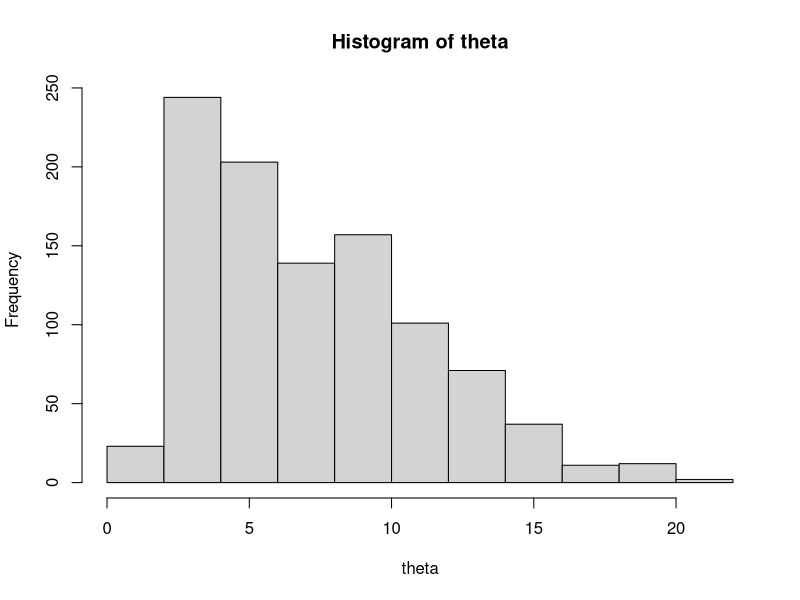
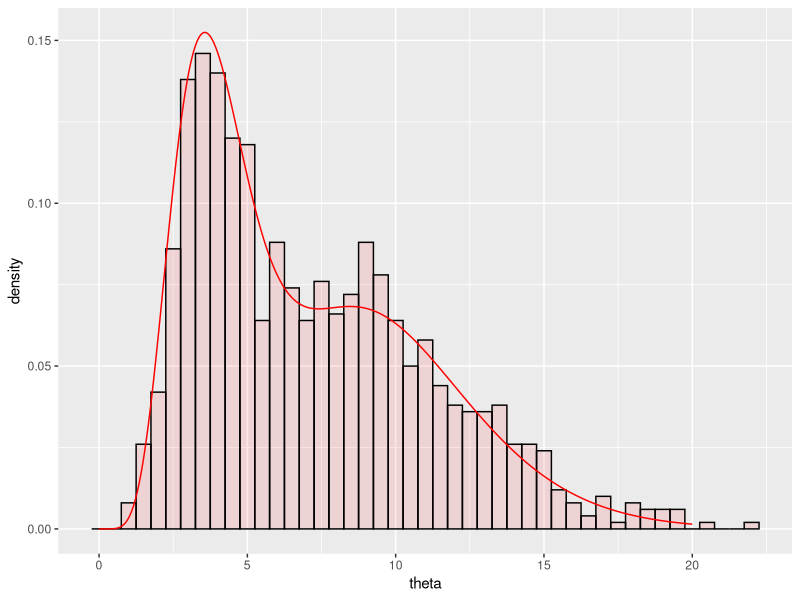

These charts were generated, in order, by the following R code:
library(ggplot2)
n = 1000
Z <- sample(c(0,1),n,replace=TRUE)
theta <- Z * rgamma(n,8,2) + (1-Z) * rgamma(n,10,1)
hist(theta)
df <- as.data.frame(theta)
names(df)<-'theta'



dens <- function(x){0.5 *dgamma(x,8,2) + 0.5*dgamma(x,10,1)}
y <- seq(0,20,length = 1000)
fy <- dens(y)
df2 <- as.data.frame(y)
names(df2)<-'y'
df2$fy <- fy


p <- ggplot(df, aes(x=theta)) +geom_histogram(aes(y=..density..), binwidth = 0.5,color="black", fill="red",alpha=0.1)
p <- p + geom_line(data=df2,aes(x = y,y=fy),color = 'red')
p
